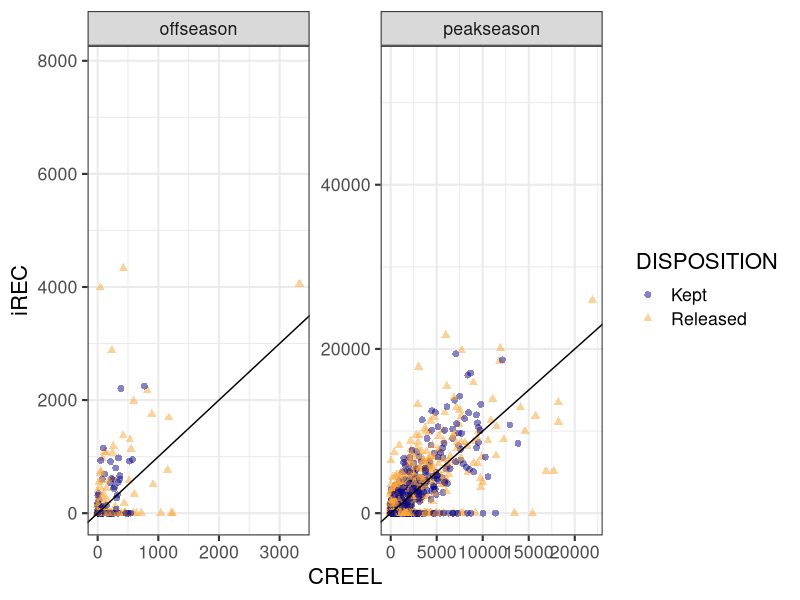
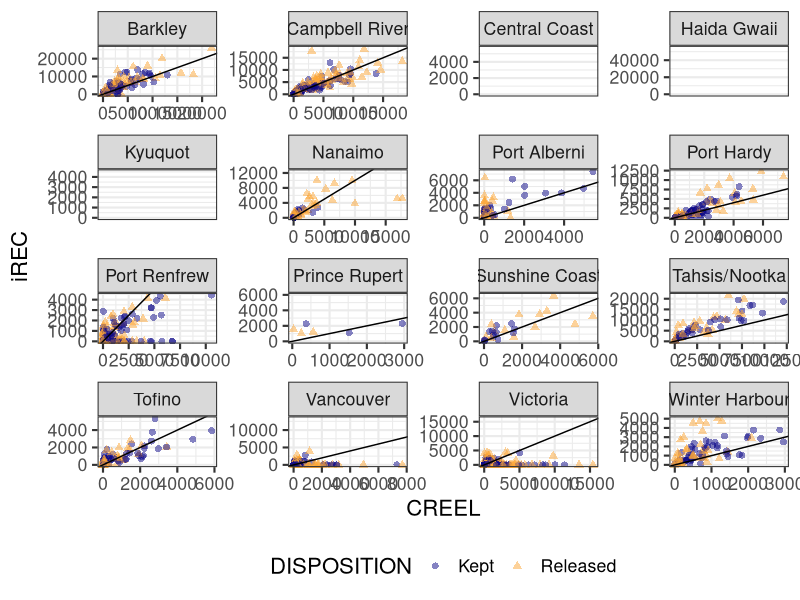
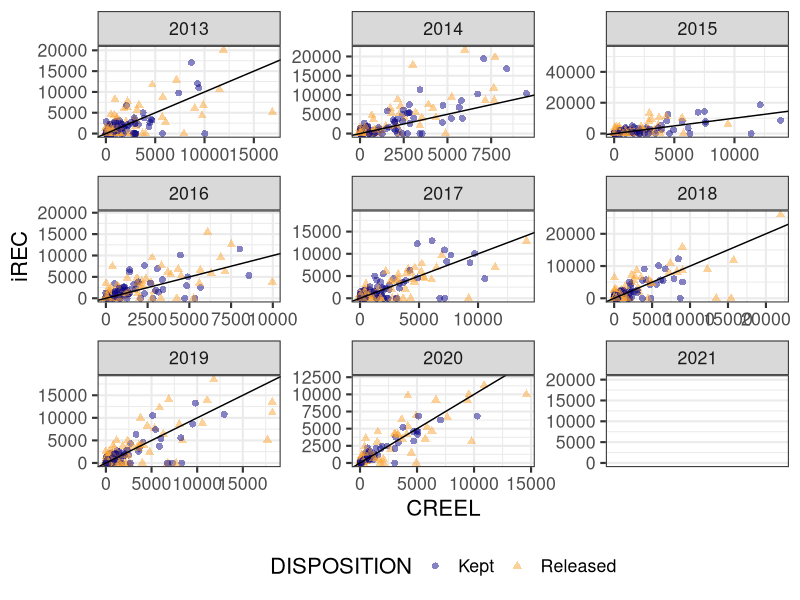

The R source for these figures, in order:
## ---- chunk 1

library(ggplot2)
library(dplyr)
library(grid)
#rmarkdown::render("irec_creel.Rmd")

#read in data
creel<-read.csv("../data/creel_filter.csv")
irec<-read.csv("../data/iRecchinook_2012_2021.csv")

arealu <- read.csv("../data/areaLU.csv") 


## ---- chunk 2

creel<- creel%>%
      rename(AREA=PFMA)%>%left_join(arealu[,c("AREA","LU_GROUPING3")])%>%
      filter(YEAR>2012)

#input 0s for missing observations on irec
#create df for all possible observations - using variables of interest only
#if other variables are considered, need to include them here
allobs <- expand.grid(list(AREA=unique(irec$AREA),
  YEAR=unique(irec$YEAR),
  MONTH=unique(irec$MONTH),
  DISPOSITION=unique(irec$DISPOSITION)))

#create zero observations and remove in river fisheries
irecall<-left_join(allobs,irec) %>%
filter(AREA != "Area 29 (In River)", YEAR>2012)

irecall$ESTIMATE[is.na(irecall$ESTIMATE)]<-0

irecall<-irecall%>%left_join(arealu[,c("AREA","LU_GROUPING3")])


irecc<- irecall %>%
  #rename(IREC=ESTIMATE)%>%
  select(c(AREA,YEAR,MONTH,DISPOSITION,ESTIMATE,VARIANCE,LU_GROUPING3))%>%
  group_by( AREA,YEAR,MONTH,DISPOSITION,LU_GROUPING3) %>% summarise(ESTIMATE = sum(ESTIMATE), VARIANCE = sum(VARIANCE))%>%
  mutate(SD=sqrt(VARIANCE))%>%
  select(c(!VARIANCE))%>%
  mutate(SURVEY="iRec")


## ---- chunk 3


creelf<- creel %>%
  filter(ESTIMATE_SOURCE=="Creel")%>%
  mutate(SURVEY=case_when(
  Include..20.=="Y"~ "creel20",
  Include..15.=="Y"~ "creel15",
  TRUE ~ "creel"))%>%
  rename(SD=STANDARD_ERROR,DISPOSITION=TYPE)%>%
  select(c(AREA,YEAR,MONTH,DISPOSITION,ESTIMATE,SD, SURVEY, LU_GROUPING3))



creelcc<-creelf%>%
rename(CREEL=ESTIMATE,SDCREEL=SD)


ireccc<-irecc%>%
rename(IREC=ESTIMATE,SDIREC=SD)%>%
  select(c(!SURVEY))


datxy<-left_join(ireccc,creelcc) %>%
mutate(SEASON=if_else(MONTH<5|MONTH>9,"offseason","peakseason"))




## ---- chunk 4

p <- ggplot(datxy)
p <- p + geom_point(aes(x=CREEL, y=IREC,color=DISPOSITION, shape=DISPOSITION), size=2,alpha=.5)
p <- p + facet_wrap(~SEASON, scales="free")
p <- p + theme_bw(16)+labs( x="CREEL", y="iREC")
p <- p + scale_color_viridis_d(end = 0.8,option = "C")
p <- p + geom_abline(slope=1,intercept=0)
p


## ---- chunk 5

p <- ggplot(datxy)
p <- p + geom_point(aes(x=CREEL, y=IREC,color=DISPOSITION, shape=DISPOSITION),size=2, alpha=.5)
p <- p + facet_wrap(~LU_GROUPING3, scales="free")
p <- p + theme_bw(16)+labs( x="CREEL", y="iREC")
p <- p + scale_color_viridis_d(end = 0.8,option = "C")
#p <- p + coord_cartesian(ylim=c(0,max(datxy$CREEL,datxy$IREC, na.rm=T)),xlim=c(0,max(datxy$CREEL,datxy$IREC,na.rm=T)))
p <- p + geom_abline(slope=1,intercept=0)
p <- p + theme(legend.position="bottom")
p
## ---- chunk 6

p <- ggplot(datxy)
p <- p + geom_point(aes(x=CREEL, y=IREC,color=DISPOSITION, shape=DISPOSITION),size=2, alpha=.5)
p <- p + facet_wrap(~YEAR, scales="free")
p <- p + theme_bw(16)+labs( x="CREEL", y="iREC")
p <- p + scale_color_viridis_d(end = 0.8,option = "C")

p <- p + geom_abline(slope=1,intercept=0)
p <- p + theme(legend.position="bottom")
p
## ---- chunk 7

prop0 <-function(x){sum(x==0)/length(x)}

aggregate(datxy$IREC,by=list(datxy$MONTH),prop0)
aggregate(datxy$IREC,by=list(datxy$LU_GROUPING3),prop0)
aggregate(datxy$IREC,by=list(datxy$YEAR),prop0)

sum(datxy$IREC==0)/nrow(datxy)





## ---- chunk 8

prop0 <-function(x){sum(x==0)/length(x)}

knitr::kable(aggregate(datxy$IREC,by=list(datxy$MONTH),prop0), caption="proportion of zeroes in irec by month ")



## ---- chunk 9

prop0 <-function(x){sum(x==0)/length(x)}

knitr::kable(aggregate(datxy$IREC,by=list(datxy$LU_GROUPING3),prop0), caption="proportion of zeroes in irec by area ")



## ---- chunk 10

prop0 <-function(x){sum(x==0)/length(x)}

knitr::kable(aggregate(datxy$IREC,by=list(datxy$YEAR),prop0), caption="proportion of zeroes in irec by year ")



## ---- chunk 11


# This model is just a first attempt to get brm working
# Do not run when rendering as the results are not meaningful and it takes a loooong time to run
#fit1 <- brm(formula= IREC |se(SDIREC,sigma = TRUE) ~ CREEL|LU_GROUPING3 + SEASON + 0,
#  data=datxy, family=gaussian)


#stancode(fit1)
#sdata <- standata(fit1)
#names(sdata)

### obtain model summaries and plots
#summary(fit1, waic = TRUE)
#plot(fit1, ask = FALSE)
#plot(marginal_effects(fit1), ask = FALSE)


